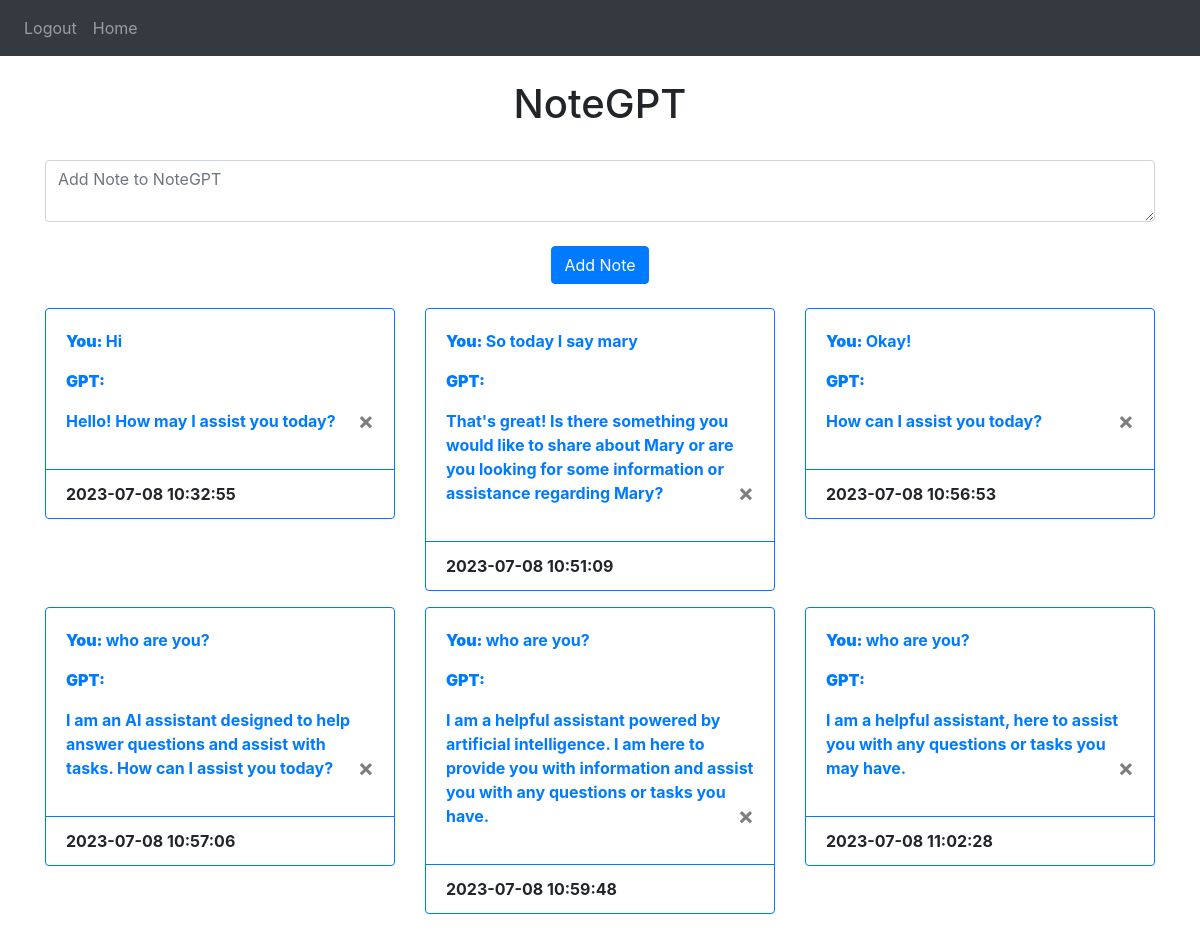
The app's page / (signed in) with its own data.
### website/models.py (models this page shows)
class Note(db.Model):
    id = db.Column(db.Integer, primary_key=True)
    data = db.Column(db.String(10000))
    gpt= db.Column(db.String(10000))
    date = db.Column(db.DateTime(timezone=True), default=func.now())
    user_id = db.Column(db.Integer, db.ForeignKey('user.id'))

### website/views.py (the view, shortened to what this page needs)
@views.route('/', methods=['GET', 'POST'])
@login_required
def home():
    return render_template("home.html", user=current_user)

### website/__init__.py (called while the page is built)
def create_app():
    app = Flask(__name__)
    oa.api_key="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"
    app.config["SECRET_KEY"]= "benjidevpythontimewithtim939905"
    app.config["SQLALCHEMY_DATABASE_URI"]=f'sqlite:///{DB_NAME}'
    db.init_app(app)
    from .views import views
    from .auth import auth
    app.register_blueprint(views,url_prefix='/')
    app.register_blueprint(auth,url_prefix="/")
    from .models import User, Note
    with app.app_context():
        db.create_all()
        print('Created Db!')
    login_manager = LoginManager()
    login_manager.login_view= 'auth.login'
    login_manager.init_app(app)
    @login_manager.user_loader
    def load_user(id):
        return User.query.get(int(id))
    return app

### website/templates/home.html (shortened to what this page needs)
{% extends "base.html" %}
{% block content %}
<br/>
<h1 align="center">NoteGPT</h1>
<br/>
<form method="POST">
    <textarea name="note" id="note" class="form-control" placeholder="Add Note to NoteGPT"></textarea>
    <br/>
    <div align="center">
        <button type="submit" class="btn btn-primary">Add Note</button>
    </div>
</form>
<br/>
<dl class="row" id="notes">
    {% for note in user.notes %}
    <dt class="col-sm-4">
        <div class="card border-primary mb-3" style="max-width: 48rem;">
            <div class="card-body text-primary">
              <p class="card-text">  <strong>You: </strong>{{ note.data }} <br/><p><strong>GPT: </strong></p>{{note.gpt}}
              <button type="button" class="close" onclick="deleteNote({{ note.id }})">
              <span aria-hidden="true">&times;</span></button></p>
            </div>
            <div class="card-footer bg-transparent border-primary">{{note.date}}</div>
          </div>
    </dt>
    {% endfor %}
</dl>
{% endblock %}

### website/templates/base.html (shortened to what this page needs)
<!DOCTYPE html>
<html>
    <head>
        <link rel="stylesheet"
        href="https://cdn.jsdelivr.net/npm/bootstrap@4.3.1/dist/css/bootstrap.min.css">
    </head>
    <body>
        <nav class="navbar navbar-expand-lg navbar-dark bg-dark">
            <div class="collapse navbar-collapse" id="navbar">
                <div class="navbar-nav">
                    {% if user.is_authenticated %}
                    <a class="nav-item nav-link" id="logout" href="/logout">Logout</a>
                    <a class="nav-item nav-link" id="home" href="/">Home</a>
                    {% else %}
                    <a class="nav-item nav-link" id="login" href="/login">Login</a>
                    <a class="nav-item nav-link" id="signup" href="/signup">Sign Up</a>
                    {% endif %}
                </div>
            </div>
        </nav>
        <div class="container">
            {% block content %}{% endblock %}
        </div>
    </body>
</html>

### records on screen
Note: data "Hi", gpt "Hello! How may I assist you today?", date "2023-07-08 10:32:55"
Note: data "So today I say mary", gpt "That's great! Is there something you would like to share about Mary or are you looking for some information or assistance regarding Mary?", date "2023-07-08 10:51:09"
Note: data "Okay!", gpt "How can I assist you today?", date "2023-07-08 10:56:53"
Note: data "who are you?", gpt "I am an AI assistant designed to help answer questions and assist with tasks. How can I assist you today?", date "2023-07-08 10:57:06"
Note: data "who are you?", gpt "I am a helpful assistant powered by artificial intelligence. I am here to provide you with information and assist you with any questions or tasks you have.", date "2023-07-08 10:59:48"
Note: data "who are you?", gpt "I am a helpful assistant, here to assist you with any questions or tasks you may have.", date "2023-07-08 11:02:28"
